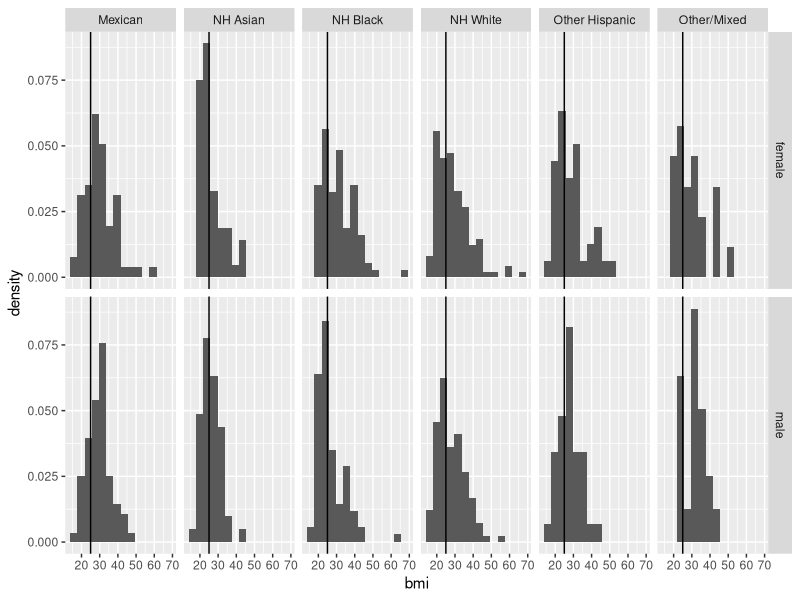

Recreate this plot in R.
## ---- chunk 1
library(tidyverse)
read_csv("data_on_git/nhanes.csv") %>% #Die Daten aufrufen
  filter(age >= 20, age <= 29) %>%
  filter(!is.na (weight), !is.na(height)) %>%
  mutate(bmi = weight/(height/100)^2) -> tbl

t.test(bmi ~ gender, tbl)

#Die Mittelwerte der jeweiligen Geschlechter werden automatisch von der 't.test()'-Funktion ausgegeben
## ---- chunk 2
anova(lm(bmi~ethnicity, tbl))
## ---- chunk 3
tbl %>%
  mutate( overweight = bmi > 25) %>%
  group_by( gender ) %>%
  summarise( n_overweight = sum(overweight), n = n()) %>%
  mutate( percent_overweight = n_overweight / (n*100))

#Fisher-Test durchführen, dafür erstellen wir ein Vier-Felder-Tafel

tbl %>%
  mutate( overweight = bmi > 25) %>%
  group_by( gender ) %>%
  summarise( n_overweight = sum(overweight), not_overweight = n() - sum(!overweight))%>%
  column_to_rownames("gender") %>% #Die Spalte "Gender" als Zeilennamen umgewandelt
  fisher.test()

#Aus vorherigen Code haben wir die benötigten Werte ausgerechnet, nun erstellen wir einen Vier-Felder-Tafel

rbind(c(245,153), c(223,148)) %>% fisher.test
## ---- chunk 4

## ---- chunk 5
tbl %>%
  ggplot() + geom_histogram( aes (x = bmi, y = after_stat(density)), bins = 14) +
  facet_grid(rows = vars (gender), cols = vars(ethnicity)) +
  geom_vline(xintercept = 25)

